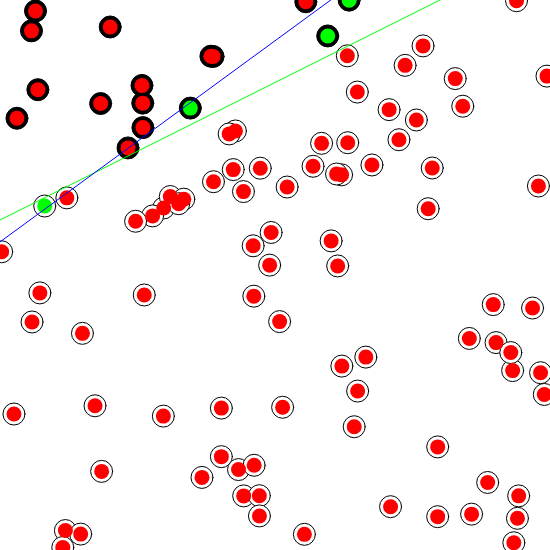
Frame 1 (no input)
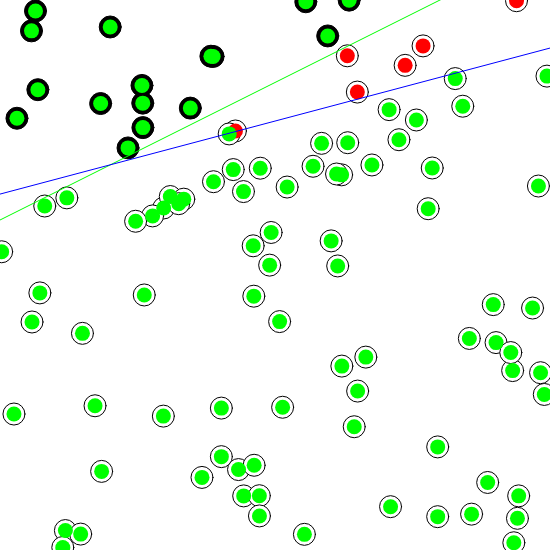
Frame 60 (no input)
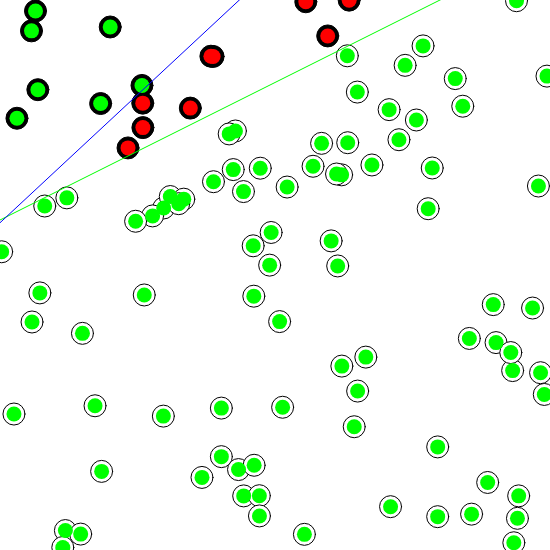
Frame 120 (the mouse pressed at the canvas centre since frame 60)

The p5.js sketch that drew these frames (run headless with seeded random() and noise() and a simulated clock; from frame 60 on, the mouse is pressed at the canvas centre):

// p5.js sketch
// ── sketch.js

let perceptron;

let points = new Array(100);

function setup(){
    createCanvas(550,550);
    perceptron = new Perceptron(3);
    for (let i = 0; i < points.length; i++) {
        points[i] = new Point(random(-1,1),random(-1,1));
    }
}

function draw(){
    background(255);
    points.forEach(point =>{
        point.show();
    });
    
    noStroke();

    points.forEach( pt =>{
        const inputs = [pt.x, pt.y, pt.bias];
        const target = pt.label;
        const guess = perceptron.guess(inputs);
        if (guess == target){
            fill(0, 255, 0);
        }else{
            fill(255,0,0);
        }

        ellipse(pt.getPixelX(), pt.getPixelY(), 15,15)
    });

    drawLine();
    trainSinglePoint();

}

function drawLine(){
    stroke(0, 255, 0);
    let p1 = new Point(-1, f(-1));
    let p2 = new Point(1, f(1));
    line(p1.getPixelX(), p1.getPixelY(), p2.getPixelX(), p2.getPixelY());

    stroke(0, 0, 255);
    const guessP1 = new Point(-1, perceptron.guessY(-1));
    const guessP2 = new Point(1, perceptron.guessY(1));
    line(guessP1.getPixelX(), guessP1.getPixelY(), guessP2.getPixelX(), guessP2.getPixelY());

}

let trainningIndex = 0;

function trainSinglePoint(){
    const pt = points[trainningIndex];
    const inputs = [pt.x, pt.y, pt.bias];
    perceptron.train(inputs, pt.label);
    trainningIndex++;
    if(trainningIndex == points.length){
        trainningIndex = 0;
    };
}
// ── perceptron.js
class Perceptron{
    weights = [];
    lr = 0.1;

    constructor(numberWeigths){
        this.weights = new Array(numberWeigths)
        for(let i = 0;  i < this.weights.length; i++){
            this.weights[i] = random(-1,1);
        }
    }

    train(input, target){
        const guess = this.guess(input);
        const error = target - guess;
        for(let i = 0;  i < this.weights.length; i++){
            this.weights[i] += error * input[i]*this.lr;
        }
    }

    guess(inputs){
        let sum = 0;

        for(let i = 0; i < this.weights.length; i++){
            sum += inputs[i] * this.weights[i];
        }
        const output = this.sign(sum);
        
        return output;
    }

    guessY(x) {
        const w0 = this.weights[0];
        const w1 = this.weights[1];
        const w2 = this.weights[2];

        return -(w2 / w1) - (w0 / w1) * x;
    }

    sign(num){
        return num >= 0 ? 1 : -1;
    }


}
// ── point.js
function f(x) {
    //f(x) = ax + b
    return 0.5 * x + 0.7;
}

class Point{
    x = 0;
    y = 0;
    label = 0;
    bias = 1;

    constructor(x,y){
        this.x = x;
        this.y = y;
        this.label = this.getLabel();
        this.bias = 1;
    }

    getLabel(){
        let lineY = f(this.x);

        if (this.y > lineY) {
            return 1;
        } else {
            return -1;
        }
        // return (this.y > lineY) ? 1 : -1;
        
    }

    getPixelX(){
        const px = map(this.x,-1,1,0,width);
        return px;
    }

    getPixelY(){
        const py = map(this.y,-1,1,height,0);
        return py;
    }

    show(){
        stroke(0);//define a cor do contorno(p5)

        if(this.label == 1){
            fill(0)//define a cor do preenchimento
        }else{
            fill(255);
        }
        const px= this.getPixelX();
        const py= this.getPixelY();
        ellipse(px,py,22,22);

    }

    debug(){
        console.log("label: ",this.label,",x",this.x,",y",this.y);
    }
}
